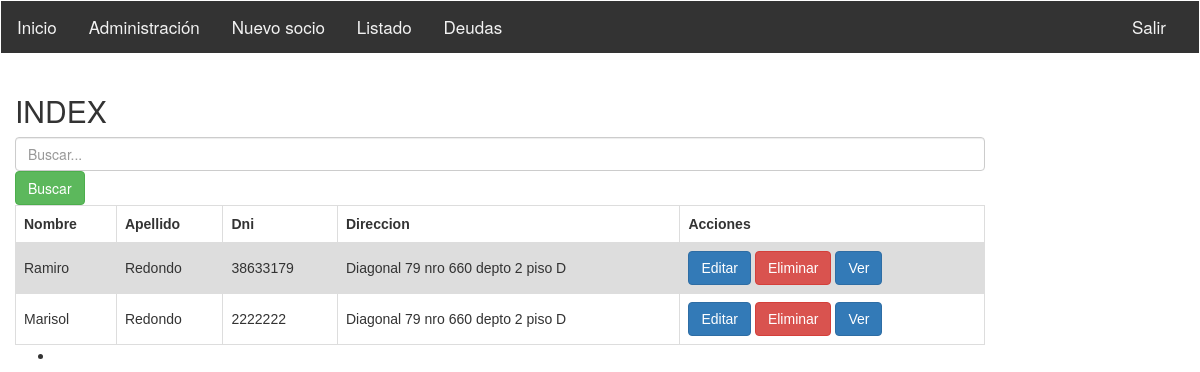
The page /index/ (signed in) on the database as committed earlier.
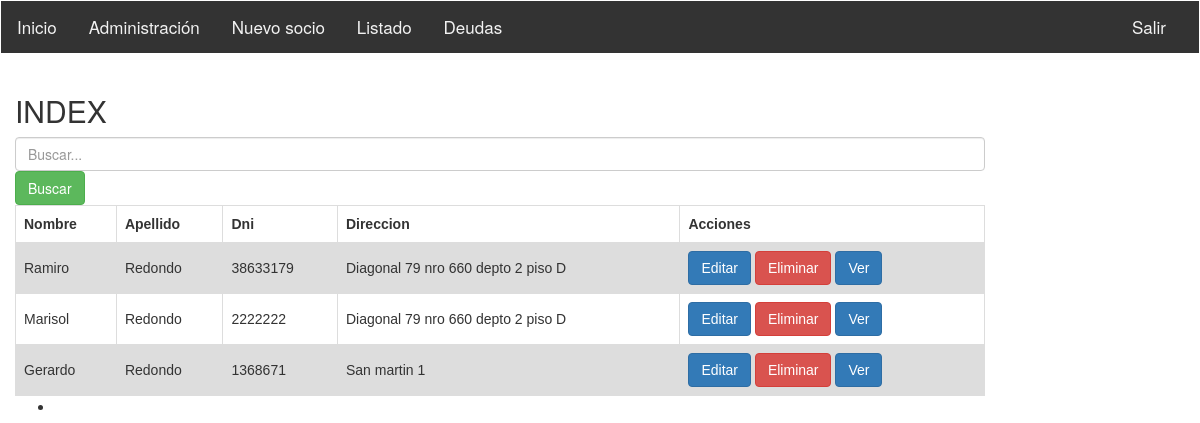
The same page on the database as committed later.
### sistemasocioscap/models.py (models this page shows)
class Socio (models.Model):
	dni = models.IntegerField ()
	nombre = models.CharField(max_length= 200, help_text="Ingrese el nombre del usuario")
	apellido = models.CharField (max_length = 200)
	fecha_nacimiento = models.DateField(null = True, blank=True)
	nrosocio = models.IntegerField ()
	direccion = models.CharField (max_length = 200)
	mail = models.EmailField(max_length=254, null=True)
	cbu = models.IntegerField (null=True)
	dar_baja = models.CharField(max_length=32,choices=[('si', 'Si'),('no', 'No')], default="",null = True, blank=True)
	registro = models.OneToOneField(RegistroPagos, on_delete=models.SET_NULL, null = True, blank=True)
  	def get_absolute_url(self):
    		return reverse ('socio-detail', args=[str(self.id)])

### sistemasocioscap/views.py (the view)
class IndexListView(ListView):
    model = Socio
    template_name = 'index.html'
    paginate_by = 4
    def get_queryset(self):
        queryset = self.request.GET.get("buscarindex")
        socios = Socio.objects.all()
        if queryset:
            socios = Socio.objects.filter(
                Q(nombre__icontains = queryset) |
                Q(apellido__icontains = queryset)
        ).distinct()
        return socios

### sistemasocioscap/templates/index.html (shortened to what this page needs)
{% extends "base_generic.html" %}
{% block content %}
<h2>INDEX</h2>
<form method="get">
  <input type="text" class="form-control" placeholder="Buscar..." name="buscarindex" value="{{ request.get.buscar }}">
  <button type="submit" class="btn btn-success">Buscar</button>
</form>
<table class="tablasocios" style="">
  {% if object_list %}
  <tr>
    <th scope="row">Nombre</th>
    <th>Apellido</th>
    <th>Dni </th>
    <th>Direccion</th>
    <th>Acciones</th>
  </tr>
  {% for socio in object_list %}
  <tr>
    <td>{{socio.nombre}}</td>
    <td>{{socio.apellido}}</td>
    <td>{{socio.dni}}</td>
    <td>{{socio.direccion}}</td>
    <td>
    	<a class="btn btn-primary" href="{% url 'socio_editar' socio.id %}">Editar</a>
      <a class="btn btn-danger" href="{% url 'socio_eliminar' socio.id %}">Eliminar</a>
      <a class="btn btn-primary" href="{% url 'socio_detail' socio.id %}">Ver</a>
    </td>
  </tr>
  {% endfor %}
  {% else %}
  <h4>No exisen registros de socios</h4>
  {% endif %}
</table>
<ul class="pagiantion">
    <li>
    </li>
    <li>
    </li>
</ul>
{% endblock %}
{% load static %}

Rows that differ between the two databases and show on the page:
added Socio: nombre "Gerardo", apellido "Redondo", dni "1368671", direccion "San martin 1"
